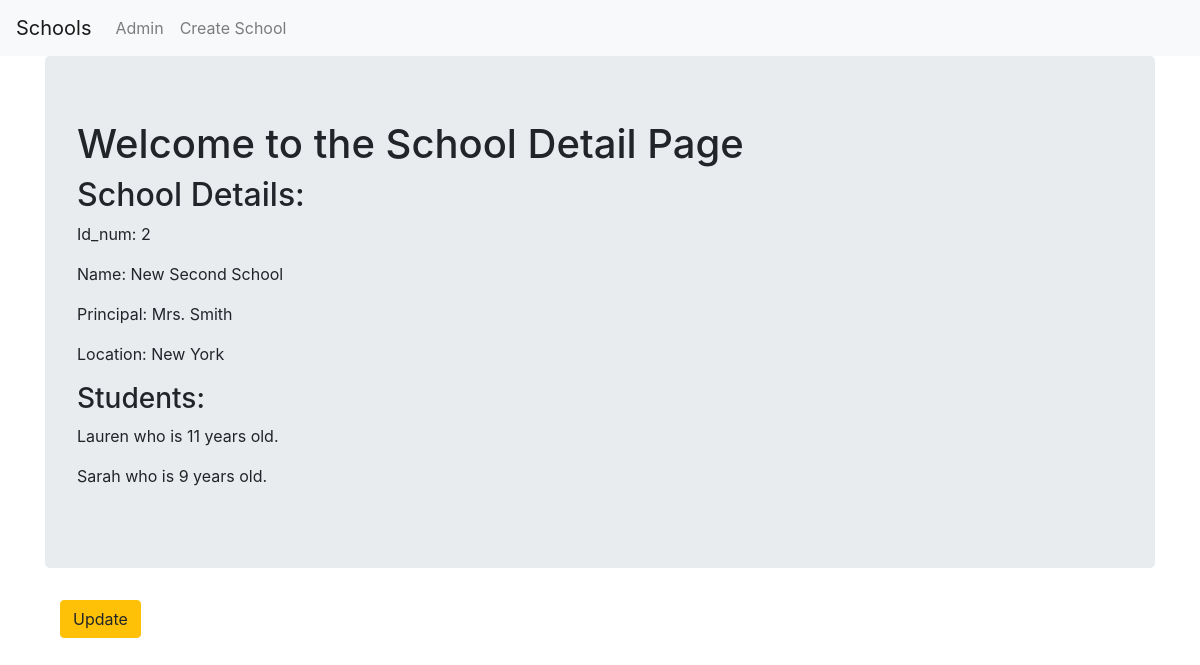
Page /basic_app/2/ on the committed database.
### basic_app/models.py (models this page shows, shortened)
class School(models.Model):
    name = models.CharField(max_length=256)
    principal = models.CharField(max_length=256)
    location = models.CharField(max_length=256)

class Student(models.Model):
    name = models.CharField(max_length=256)
    age = models.PositiveIntegerField()
    school = models.ForeignKey(School,related_name='students',on_delete=models.CASCADE)

### basic_app/views.py (the view)
# urls.py: path('<int:pk>/',views.SchoolDetailView.as_view(),name='detail'),
class SchoolDetailView(DetailView):
    context_object_name = 'school_details'
    model = models.School
    template_name = 'basic_app/school_detail.html'

### basic_app/templates/basic_app/school_detail.html
{% extends "basic_app/basic_app_base.html" %}
{% block body_block %}
  <div class="jumbotron">
    <h1>Welcome to the School Detail Page</h1>
    <h2>School Details:</h2>
    <p>Id_num: {{school_details.id}}</p>
    <p>Name: {{school_details.name}}</p>
    <p>Principal: {{school_details.principal}}</p>
    <p>Location: {{school_details.location}}</p>
    <h3>Students:</h3>
      {% for student in school_details.students.all %}
        <p>{{student.name}} who is {{student.age}} years old.</p>
      {% endfor %}
  </div>
  <div class="container">
    <p><a class='btn btn-warning' href="{% url 'basic_app:update' pk=school_details.pk %}">Update</a></p>
  </div>
{% endblock %}

### rows in the picture
School: id "2", name "New Second School", principal "Mrs. Smith", location "New York"
Student: name "Lauren", age "11"
Student: name "Sarah", age "9"
